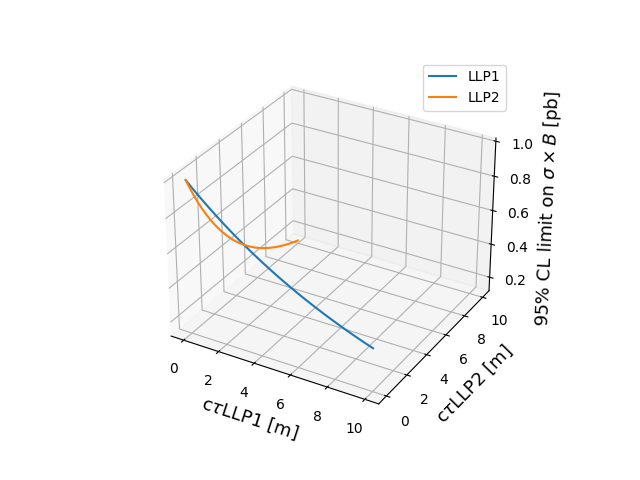

This figure's Python source:
import numpy as np
import matplotlib.pyplot as plt
from mpl_toolkits.mplot3d import Axes3D

# Générer les données pour ctauLLP1
ctauLLP1 = np.linspace(0, 10, 100)
cross_section1 = np.exp(-0.1 * ctauLLP1)  # Exemple de fonction pour cross section

# Générer les données pour ctauLLP2
ctauLLP2 = np.linspace(0, 10, 100)
cross_section2 = np.exp(-0.2 * ctauLLP2)  # Exemple de fonction pour cross section

# Créer le graphique en 3D
fig = plt.figure()
ax = fig.add_subplot(111, projection='3d')

# Tracer les données de ctauLLP1 en fonction de cross section
ax.plot(ctauLLP1, np.zeros_like(ctauLLP1), cross_section1, label=r'LLP1')

# Tracer les données de ctauLLP2 en fonction de cross section
ax.plot(np.zeros_like(ctauLLP2), ctauLLP2, cross_section2, label=r'LLP2')

# Nommer les axes
ax.set_xlabel(r'c$\tau$LLP1 [m]', fontsize=13)
ax.set_ylabel(r'c$\tau$LLP2 [m]', fontsize=13)
ax.set_zlabel(r'95% CL limit on $\sigma \times B$ [pb]', fontsize=13 )


# Ajouter une légende
ax.legend()

# Afficher le graphique
plt.savefig("Test3D.png")
plt.close()
